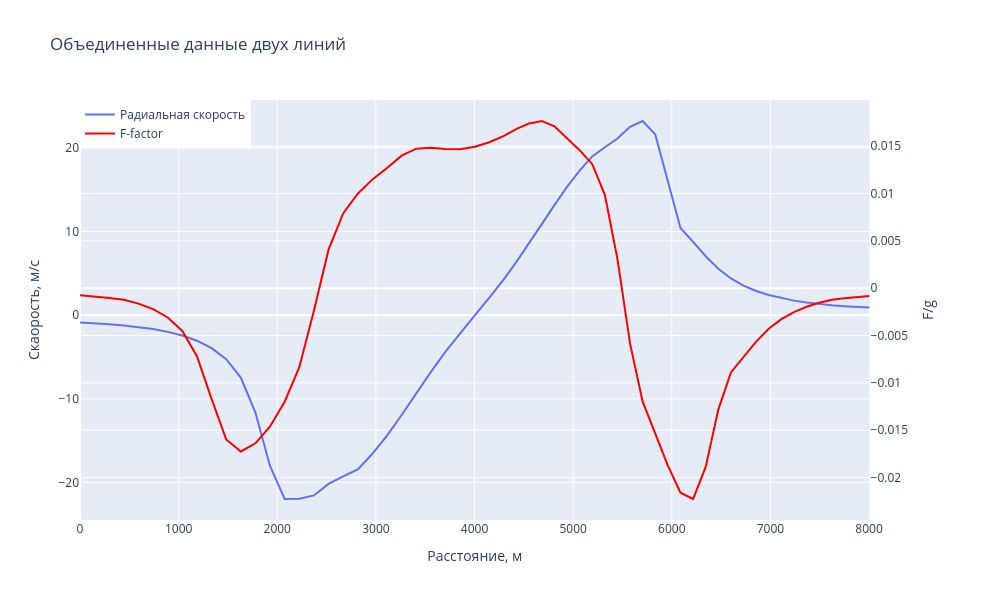

Notebook code for this chart:
### Code cell
def calculate_F_factor(values, distance):
    dv_ds = np.gradient(values, distance)
    print("dv_ds:\n", dv_ds)
    #  ускорение (a = v * dv/ds)
    dt = np.gradient(distance) / np.gradient(distance).mean()  # Приближенное dt
    acceleration = dv_ds / dt
    print("acceleration:\n",acceleration)
    # Расчет F-фактора для каждой точки с окном 1 км
    g = 9.81  # Ускорение свободного падения
    f_factors = []

    for i in range(len(distance)):
        current_dist = distance[i]
        start_dist = current_dist - 500  # 500 метров назад
        end_dist = current_dist + 500    # 500 метров вперед
        
        # Находим индексы границ окна
        left_idx = np.searchsorted(distance, start_dist, side='left')
        right_idx = np.searchsorted(distance, end_dist, side='right')
        
        # Ограничиваем индексы границами массива
        left_idx = max(0, left_idx)
        right_idx = min(len(distance), right_idx)
        
        # Усредняем ускорения в окне
        window_accel = acceleration[left_idx:right_idx]
        if len(window_accel) == 0:
            f_factor = np.nan
        else:
            mean_accel = np.mean(window_accel)
            f_factor = mean_accel  #/g # F-фактор
        print(f"distance: {current_dist}; f-factor {f_factor}; left ")
        
        f_factors.append(f_factor)
    print("f_factors:\n", f_factors)
    return f_factors

values_f_factor = values_combined
distance_f_factor = distance_combined
f_factors = calculate_F_factor(np.array(values_f_factor), distance_f_factor)
# print(f_factors)
# half_index = len(f_factors) // 2
# f_factors*= -1
# f_factors = np.abs(f_factors)

fig = make_subplots(specs=[[{"secondary_y": True}]])
fig.add_trace(
    go.Scatter(x=distance_f_factor, y=values_f_factor, name='Радиальная скорость'),
    secondary_y=False,
)

fig.add_trace(
    go.Scatter(x=distance_f_factor, y=f_factors, name='F-factor', line=dict(color='red')),
    secondary_y=True,
)

fig.update_layout(
    title='Объединенные данные двух линий',
    xaxis_title='Расстояние, м',
    yaxis_title='Скaорость, м/с',
    yaxis2_title='F/g',
    legend=dict(x=0, y=1),
    width=1000,
    height=600
)

fig.show()

### Figure 1 — Plotly figure (JSON) as saved in the notebook; plotly's stock layout.template omitted (floating-point values rounded to 4 significant figures)
{"data": [{"name": "Радиальная скорость", "type": "scatter", "x": [0.0, 148.2, 296.5, 444.7, 592.9, 741.2, 889.4, 1038.0, 1186.0, 1334.0, 1482.0, 1631.0, 1779.0, 1927.0, 2075.0, 2224.0, 2372.0, 2520.0, 2668.0, 2817.0, 2965.0, 3113.0, 3261.0, 3409.0, 3558.0, 3706.0, 3854.0, 4002.0, 4151.0, 4299.0, 4427.0, 4555.0, 4682.0, 4810.0, 4938.0, 5066.0, 5194.0, 5322.0, 5449.0, 5577.0, 5705.0, 5833.0, 5961.0, 6088.0, 6216.0, 6344.0, 6472.0, 6600.0, 6728.0, 6855.0, 6983.0, 7111.0, 7239.0, 7367.0, 7495.0, 7622.0, 7750.0, 7878.0, 8006.0], "xaxis": "x", "y": [-0.8882, -0.9699, -1.081, -1.227, -1.417, -1.666, -1.996, -2.441, -3.056, -3.936, -5.262, -7.456, -11.64, -18.06, -21.98, -21.94, -21.55, -20.18, -19.27, -18.44, -16.57, -14.4, -11.93, -9.343, -6.785, -4.365, -2.142, -0.02339, 2.094, 4.312, 6.401, 8.598, 10.88, 13.16, 15.34, 17.27, 18.98, 20.07, 21.12, 22.52, 23.22, 21.61, 16.11, 10.43, 8.758, 7.045, 5.548, 4.393, 3.538, 2.892, 2.407, 2.031, 1.739, 1.509, 1.327, 1.182, 1.067, 0.9766, 0.9044], "yaxis": "y"}, {"line": {"color": "red"}, "name": "F-factor", "type": "scatter", "x": [0.0, 148.2, 296.5, 444.7, 592.9, 741.2, 889.4, 1038.0, 1186.0, 1334.0, 1482.0, 1631.0, 1779.0, 1927.0, 2075.0, 2224.0, 2372.0, 2520.0, 2668.0, 2817.0, 2965.0, 3113.0, 3261.0, 3409.0, 3558.0, 3706.0, 3854.0, 4002.0, 4151.0, 4299.0, 4427.0, 4555.0, 4682.0, 4810.0, 4938.0, 5066.0, 5194.0, 5322.0, 5449.0, 5577.0, 5705.0, 5833.0, 5961.0, 6088.0, 6216.0, 6344.0, 6472.0, 6600.0, 6728.0, 6855.0, 6983.0, 7111.0, 7239.0, 7367.0, 7495.0, 7622.0, 7750.0, 7878.0, 8006.0], "xaxis": "x", "y": [-0.0007455, -0.0008721, -0.00103, -0.00123, -0.001633, -0.002217, -0.003091, -0.00452, -0.007186, -0.01169, -0.01598, -0.01724, -0.01638, -0.0146, -0.01199, -0.008348, -0.00238, 0.004069, 0.007892, 0.00997, 0.01149, 0.0127, 0.014, 0.01474, 0.01483, 0.01469, 0.01466, 0.01494, 0.01541, 0.01608, 0.01682, 0.0174, 0.01765, 0.0171, 0.0158, 0.01458, 0.01309, 0.009856, 0.003084, -0.005861, -0.01198, -0.01532, -0.01873, -0.0216, -0.02226, -0.01888, -0.01282, -0.008902, -0.007261, -0.005639, -0.004287, -0.003272, -0.002523, -0.001964, -0.001543, -0.001227, -0.001064, -0.0009287, -0.0008156], "yaxis": "y2"}], "layout": {"height": 600, "legend": {"x": 0, "y": 1}, "title": {"text": "Объединенные данные двух линий"}, "width": 1000, "xaxis": {"anchor": "y", "domain": [0, 0.94], "title": {"text": "Расстояние, м"}}, "yaxis": {"anchor": "x", "domain": [0, 1], "title": {"text": "Скaорость, м/с"}}, "yaxis2": {"anchor": "x", "overlaying": "y", "side": "right", "title": {"text": "F/g"}}}}
